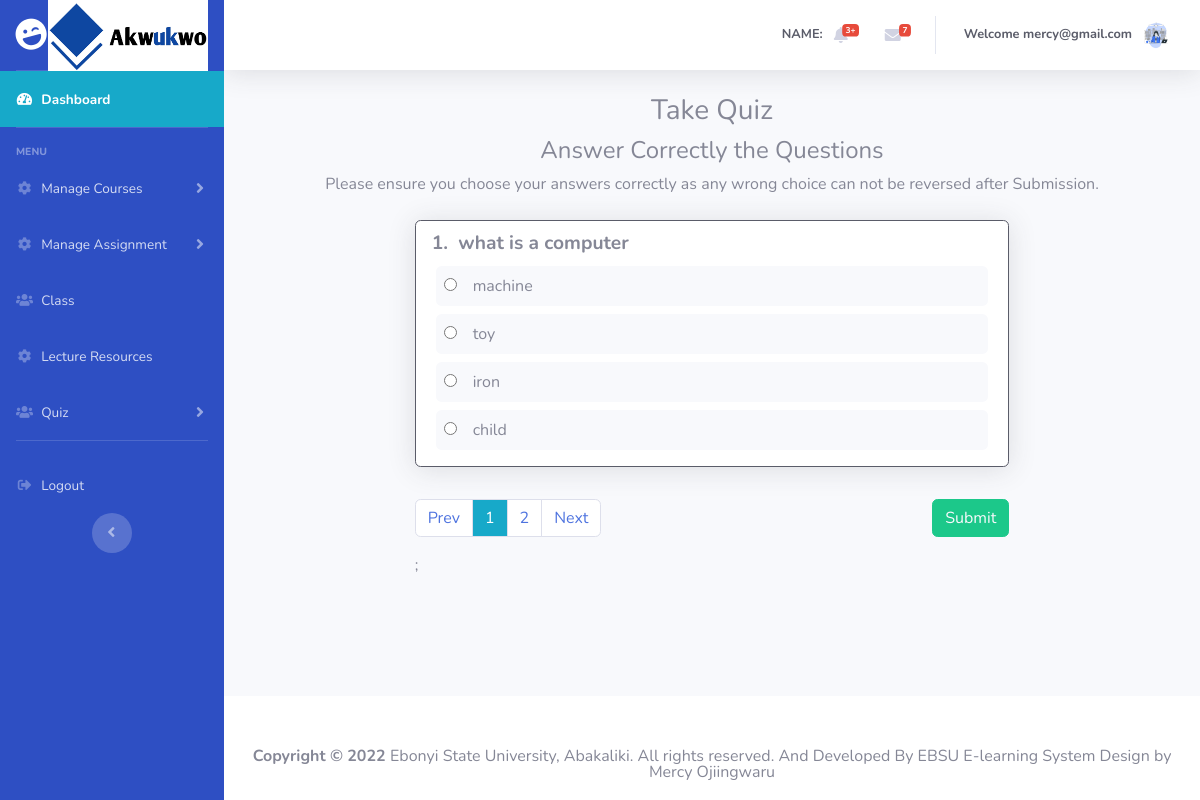
Page /students/cbtold.php?id=8 (signed in) on the committed database.
### tables this page shows
CREATE TABLE `question` (
  `id` int(10) NOT NULL,
  `examid` int(10) NOT NULL,
  `questiontitle` varchar(200) NOT NULL,
  `option1` varchar(100) NOT NULL,
  `option2` varchar(100) NOT NULL,
  `option3` varchar(100) NOT NULL,
  `option4` varchar(100) NOT NULL,
  `correct` varchar(100) NOT NULL,
  `questionno` varchar(10) NOT NULL
);

### server/classes/Pagination.php (called while the page is built, shortened)
<?php
class Pagination
{
    private $table,
    $connection,
     $total_records,
     $col,
    $limit = 1;
    public function __construct($table, $id = '')
    {
        $this->connection = new PDO("mysql:host=localhost; dbname=e-learning", "root", "");
        $this->table = $table;
        $this->set_total_records($id);
    }
    public function set_total_records($id)
    {
        $query = "SELECT * FROM $this->table WHERE examid = :id";
        $stmt = $this->connection->prepare($query);
        $stmt->execute(array(':id' => $id,':val'=>$val));
        $this->total_records = $stmt->rowCount();
    }
    public function get_data($id)
    {
        $start = 0;
        $query  = "SELECT * FROM $this->table WHERE examid = :id LIMIT $start, $this->limit";
        $stmt = $this->connection->prepare($query);
        $stmt->execute(array(':id' => $id,':val'=>$val));
        return $stmt->fetchAll(PDO::FETCH_OBJ);
    }
    public function check_search()
    {
        return '';
    }
    public function is_search()
    {
        return isset($_GET['search']) ? $_GET['search'] : '';
    }
    public function current_page()
    {
        return isset($_GET['page']) ? (int)$_GET['page'] : 1;
    }
    public function get_pagination_number()
    {
        return ceil($this->total_records / $this->limit);
    }
    public function prev_page()
    {
        return ($this->current_page() > 1) ? $this->current_page() : 1;
    }
    public function next_page()
    {
        return ($this->current_page() < $this->get_pagination_number()) ? $this->current_page() + 1 : $this->get_pagination_number();
    }
    public function is_active_class($page)
    {
        return ($page == $this->current_page()) ? 'active' : '';
    }
    public function is_showable($num)
    {
        if ($this->get_pagination_number() < 4 || $this->current_page() == $num) {
            return true;
        }
    }
}

### students/cbtold.php (the view, shortened to what this page needs)
<?php
require_once 'header.php';
require_once '../server/classes/Pagination.php';
$ids = $_SESSION['pageid'];
$pagination = new Pagination('question', $ids);
$questions = $pagination->get_data($ids);
$pages = $pagination->get_pagination_number();
?>
<div class="container-fluid">
  <div class="text-center">
    <h3>Take Quiz</h3>
    <h4>Answer Correctly the Questions</h4>
    <p>Please ensure you choose your answers correctly as any wrong choice can not be reversed after Submission.</p>
  </div>
  <div class="col-lg-8 offset-lg-2 mt-4">
    <?php
    $count = 1;
    foreach ($questions as $question) { ?>
      <form action="" method="post">
        <div class="mb-3 px-3 py-2 Regular shadow rounded border border-dark" style="background: #fff;">
          <p style="font-weight: bolder;font-size:larger;">
            <?php echo $count; ?>.&nbsp;&nbsp;<?php echo $question->questiontitle; ?>
          </p>
          <div class="form-check px-1">
            <div class="bg-light rounded py-2 my-2 pl-2">
              <label class="form-check-label normal-label">
                <input type="radio" class="mr-3" id="id_form-0-user_answer input" value="2" name="radAnswer"><?php echo $question->option1; ?>
              </label>
            </div>
            <div class="bg-light rounded py-2 my-2 pl-2">
              <label class="form-check-label normal-label">
                <input type="radio" class="mr-3" id="id_form-0-user_answer input" value="2" name="radAnswer"><?php echo $question->option2; ?>
              </label>
            </div>
            <div class="bg-light rounded py-2 my-2 pl-2">
              <label class="form-check-label normal-label">
                <input type="radio" class="mr-3" id="id_form-0-user_answer input" value="2" name="radAnswer"><?php echo $question->option3; ?>
              </label>
            </div>
            <div class="bg-light rounded py-2 my-2 pl-2">
              <label class="form-check-label normal-label">
                <input type="radio" class="mr-3" id="id_form-0-user_answer input" value="2" name="radAnswer"><?php echo $question->option4; ?>
              </label>
            </div>
          </div>
        </div>
        <div class="row pt-3">
          <div class="col-lg-6">
            <nav aria-label="Page navigation example">
              <ul class="pagination ">
                <li class="page-item">
                  <a href="?page=<?php echo $pagination->prev_page(); ?> " class="page-link">Prev</a>
                </li>
                <?php for ($i = 1; $i <= $pages; $i++) : ?>
                  <?php if ($pagination->is_showable($i)) : ?>
                    <li class="page-item">
                      <a class="<?php echo $pagination->is_active_class($i) ?> page-link" href="?page=<?php echo $i . '' . $pagination->check_search() . "&search=" . $ids . "&col=examid"; ?>"><?php echo $i; ?></a>
                    </li>
                  <?php endif; ?>
                <?php endfor; ?>
                <li class="page-item">
                  <a href="?page=<?php echo $pagination->next_page() . '' . $pagination->check_search(); ?>" class="page-link">Next</a>
                </li>
              </ul>
            </nav>
          </div>
          <div class="col-lg-6 text-right">
            <button class="btn btn-success text-light btn-rounded waves-effect waves-light" name="btnAdd" type="submit">Submit</button>
          </div>
        </div>
      </form>
      <?php $count += 1 ?>;
    <?php } ?>
  </div>
</div>
</div>
<?php
require_once 'footer.php';
?>

### assets/css/style.css (style rules this page uses)
* { margin:0; padding: 0; box-sizing: border-box; }
p { margin: 0%; }

### students/header.php (style rules this page uses)
.active { background: rgb(23, 169, 201); color: white; }

### rows in the picture
question: questiontitle "what is a computer", option1 "machine", option2 "toy", option3 "iron", option4 "child"

### other values in the picture
$_SESSION['email'] "mercy@gmail.com"
FULL_NAME "EBSU E-learning System"
DEVELOPERNAME "Mercy Ojiingwaru"
